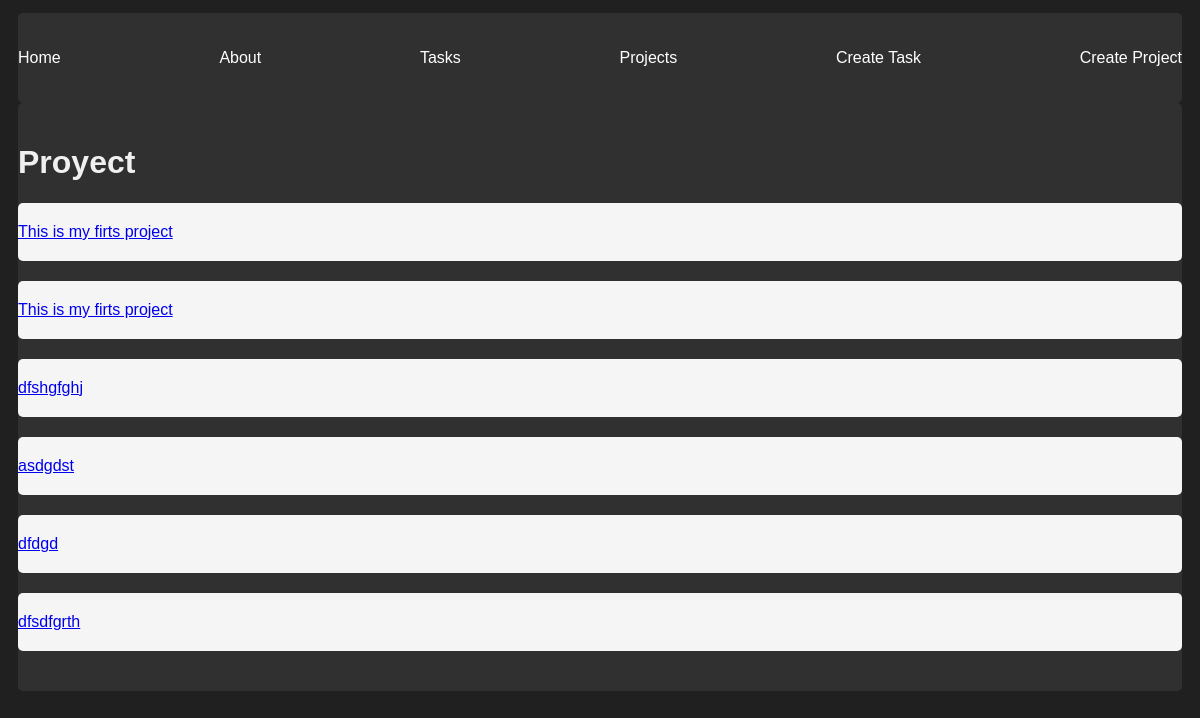
The app's page /projects/, older data.
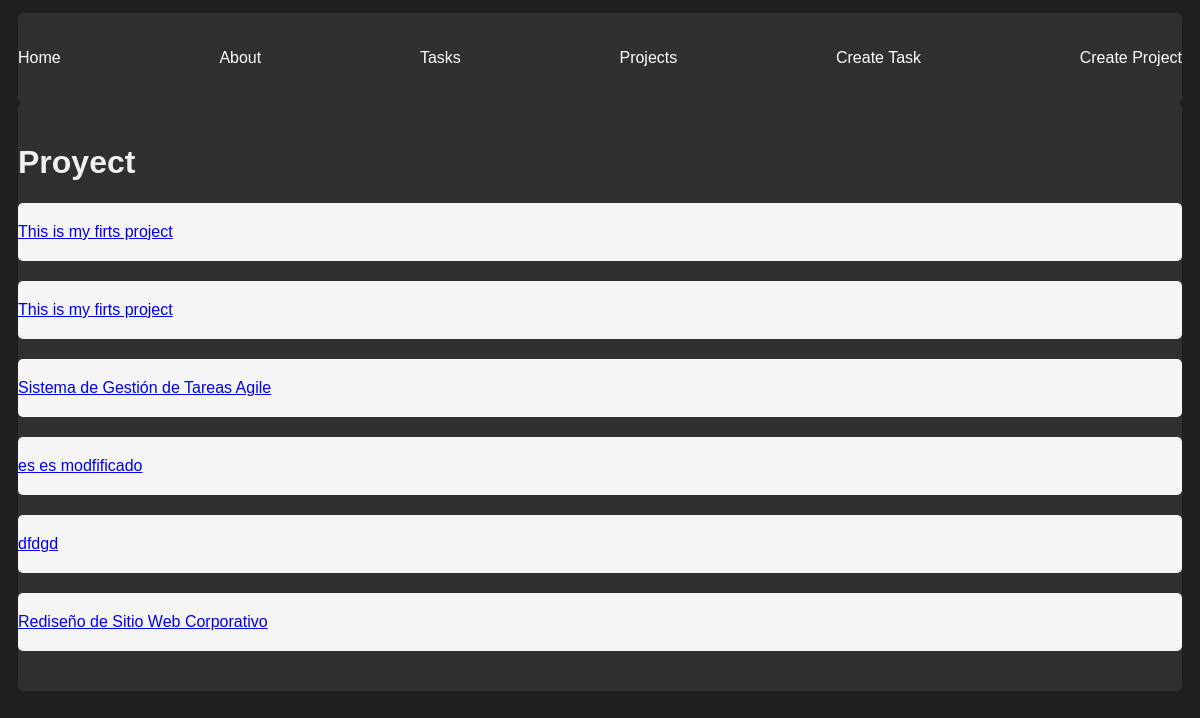
The same page, newer data.
### myapp/models.py (models this page shows, shortened)
class Project(models.Model):
    name = models.CharField(max_length=200)

### myapp/views.py (the view)
# urls.py: path('projects/',views.projects, name="projects"),
def projects(request):
    projects = Project.objects.all()
    return render(request, 'projects/project.html', {'projects':projects})

### myapp/templates/projects/project.html
{% extends 'layouts/base.html' %}
{% block content %}
    <h1>Proyect</h1>
    {% for project in projects %}
    <article class="card mb-3">
        <a href="{% url 'project_detail' project.id %}">
            {{ project.name }}
        </a>
    </article>
    {% endfor %}
{% endblock %}

Row changes from the older to the newer data that the page shows:
changed Project: name "dfshgfghj" → "Sistema de Gestión de Tareas Agile"
changed Project: name "asdgdst" → "es es modfificado"
changed Project: name "dfsdfgrth" → "Rediseño de Sitio Web Corporativo"
